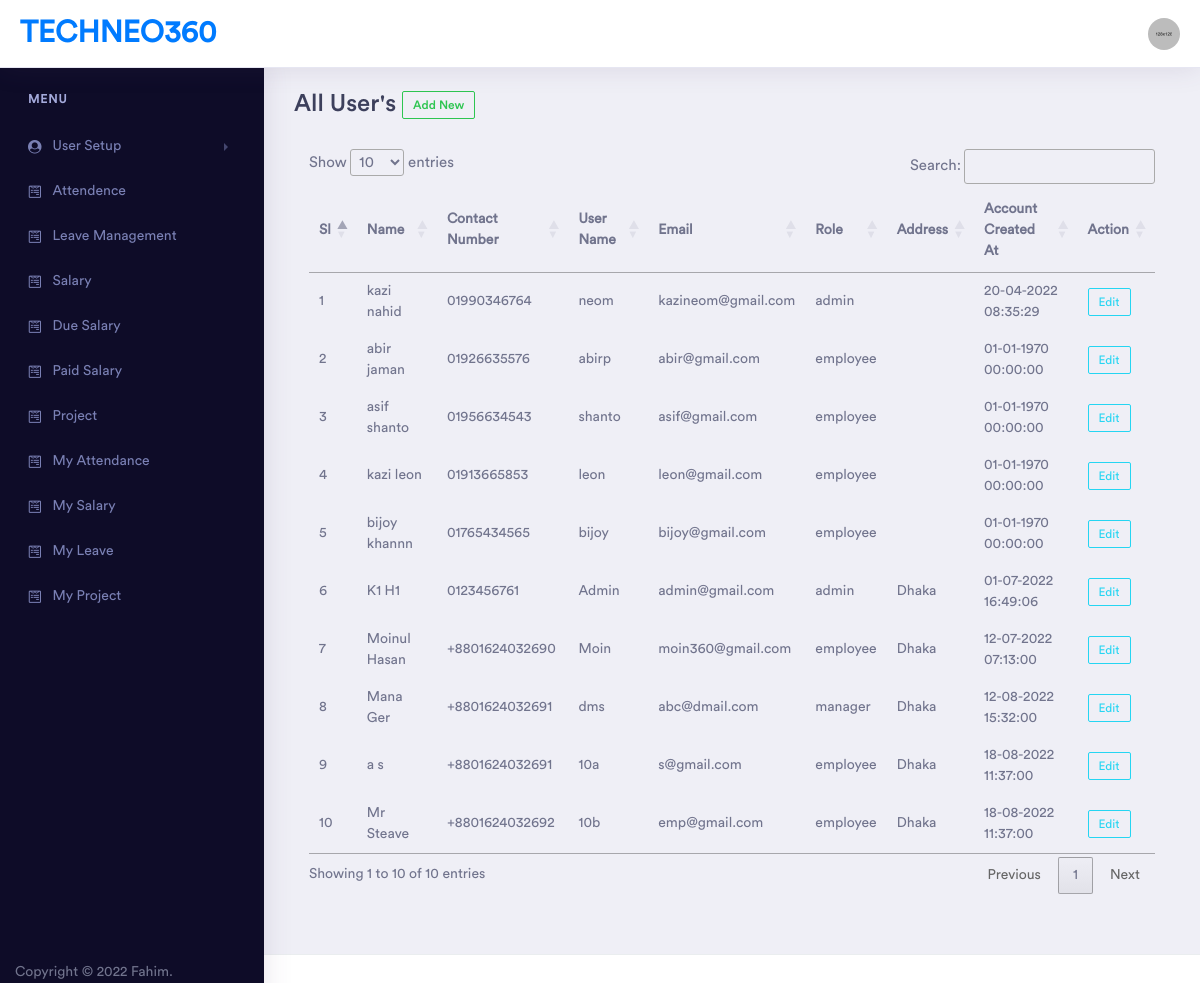
Screenshot of /user_list.php (signed in) with the database file from the repository.
### tables this page shows
CREATE TABLE `users` (
  `id` int(11) NOT NULL,
  `first_name` varchar(128) NOT NULL,
  `last_name` varchar(128) NOT NULL,
  `phone_number` varchar(128) NOT NULL,
  `username` varchar(128) NOT NULL,
  `email` varchar(128) NOT NULL,
  `password` varchar(128) NOT NULL,
  `created_at` datetime DEFAULT NULL,
  `updated_at` datetime DEFAULT current_timestamp(),
  `role` varchar(128) NOT NULL DEFAULT 'employee',
  `address` text DEFAULT NULL
);

### user_list.php (the view, shortened to what this page needs)
<?php
if (isset($_SESSION['access'])) {
    $user_level = $_SESSION['level'];
    include 'partials/connection.php';
    include 'partials/header.php';
    include 'partials/sidebar.php';
    if ($user_level != 'employee') {
?>
        <div class="dashboard-wrapper">
            <div class="dashboard-ecommerce">
                <div class="container-fluid dashboard-content ">
                    <div class="row">
                        <div class="col-xl-12 col-lg-12 col-md-12 col-sm-12 col-12">
                            <div class="page-header">
                                <h1 class="pageheader-title">All User's
                                    <span>
                                        <a href="create_user.php" class="btn btn-xs btn-outline-success">Add New</a>
                                    </span>
                                </h1>
                            </div>
                            <div class="container">
                                <table id="myTable">
                                    <thead>
                                        <tr>
                                            <th>Sl</th>
                                            <th>Name</th>
                                            <th>Contact Number</th>
                                            <th>User Name</th>
                                            <th>Email</th>
                                            <th>Role</th>
                                            <th>Address</th>
                                            <th>Account Created At</th>
                                            <th>Action</th>
                                        </tr>
                                    </thead>
                                    <tbody>
                                        <?php
                                        $all_users = mysqli_query($conn, "SELECT * from users");
                                        $sl = 0;
                                        while ($fetch = mysqli_fetch_assoc($all_users)) {
                                            $sl++;
                                            $full_name = $fetch['first_name'] . ' ' . $fetch['last_name'];
                                            $contact = $fetch['phone_number'];
                                            $id = $fetch['id'];
                                            $username = $fetch['username'];
                                            $email = $fetch['email'];
                                            $role = $fetch['role'];
                                            $address = $fetch['address'];
                                            $created_at = date("d-m-Y H:i:s", strtotime($fetch['created_at']));
                                        ?>
                                            <tr>
                                                <td><?= $sl ?></td>
                                                <td><?= $full_name ?></td>
                                                <td><?= $contact ?></td>
                                                <td><?= $username ?></td>
                                                <td><?= $email ?></td>
                                                <td><?= $role ?></td>
                                                <td><?= $address ?></td>
                                                <td><?= $created_at ?></td>
                                                <td><a href="edit_user.php?id=<?= $id ?>" class="btn btn-xs btn-outline-info">Edit</a></td>
                                            </tr>
                                        <?php } ?>
                                    </tbody>
                                </table>
                            </div>
                        </div>
                    </div>
                </div>
            </div>
        </div>
        </div>
    <?php
        include 'partials/footer.php';
    }
    ?>
    </body>
    </html>
<?php
} else {
    echo "<script>document.location.href='login.php';</script>";
}
?>

### rows the page displays
users: full_name "kazi nahid", phone_number "01990346764", username "neom", email "kazineom@gmail.com", role "admin", created_at "20-04-2022 08:35:29"
users: full_name "abir jaman", phone_number "01926635576", username "abirp", email "abir@gmail.com", role "employee", created_at "01-01-1970 00:00:00"
users: full_name "asif shanto", phone_number "01956634543", username "shanto", email "asif@gmail.com", role "employee", created_at "01-01-1970 00:00:00"
users: full_name "kazi leon", phone_number "01913665853", username "leon", email "leon@gmail.com", role "employee", created_at "01-01-1970 00:00:00"
users: full_name "bijoy khannn", phone_number "01765434565", username "bijoy", email "bijoy@gmail.com", role "employee", created_at "01-01-1970 00:00:00"
users: full_name "K1 H1", phone_number "0123456761", username "Admin", email "admin@gmail.com", role "admin", address "Dhaka", created_at "01-07-2022 16:49:06"
users: full_name "Moinul Hasan", phone_number "+8801624032690", username "Moin", email "moin360@gmail.com", role "employee", address "Dhaka", created_at "12-07-2022 07:13:00"
users: full_name "Mana Ger", phone_number "+8801624032691", username "dms", email "abc@dmail.com", role "manager", address "Dhaka", created_at "12-08-2022 15:32:00"
users: full_name "a s", phone_number "+8801624032691", username "10a", email "s@gmail.com", role "employee", address "Dhaka", created_at "18-08-2022 11:37:00"
users: full_name "Mr Steave", phone_number "+8801624032692", username "10b", email "emp@gmail.com", role "employee", address "Dhaka", created_at "18-08-2022 11:37:00"
